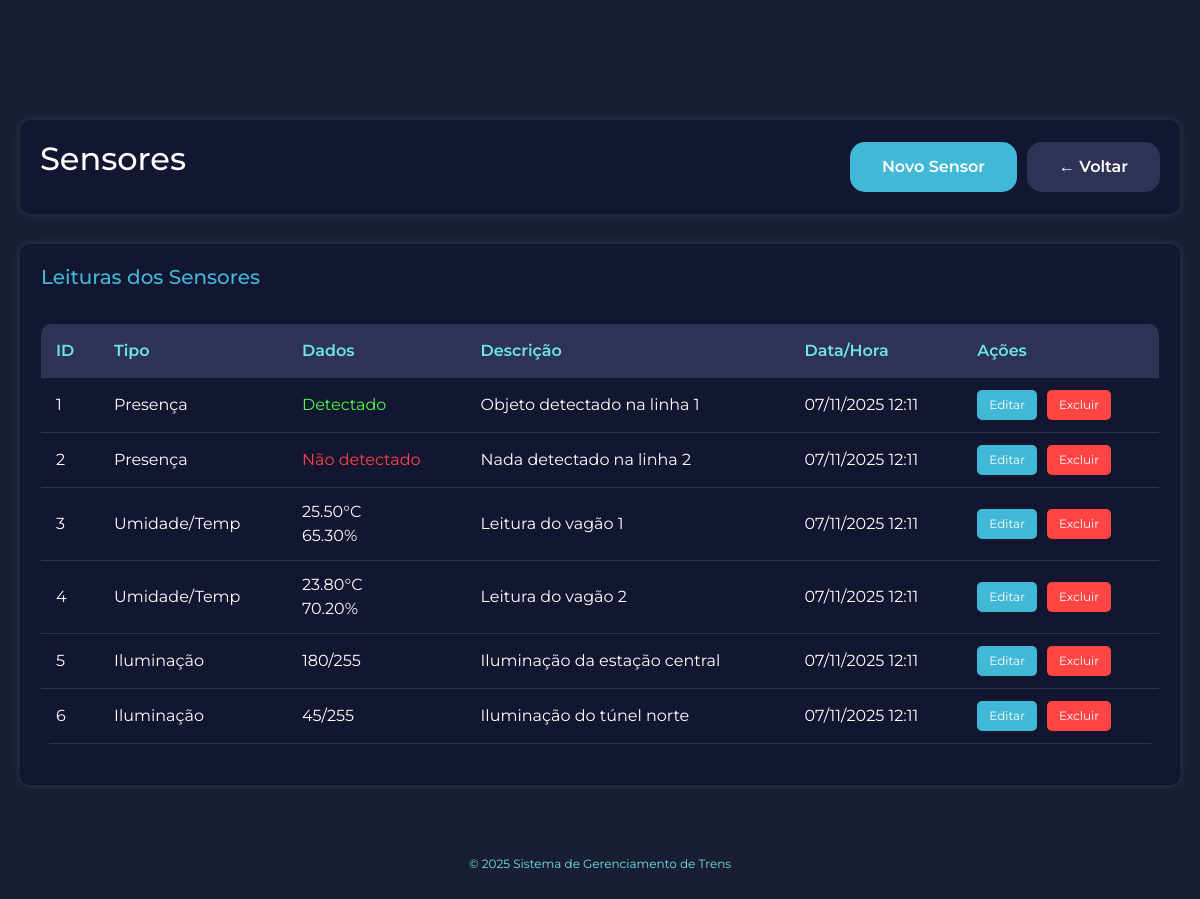
The page /sensores/listar.php (signed in) on the database its author committed.
### tables this page shows
CREATE TABLE sensores (
    id_sensor INT NOT NULL AUTO_INCREMENT PRIMARY KEY,
    tipo_sensor ENUM('presenca', 'umidade_temperatura', 'iluminacao') NOT NULL,
    
     
     
    presenca_detectada TINYINT(1) DEFAULT NULL,
    
     
    temperatura DECIMAL(5,2) DEFAULT NULL,   
    umidade DECIMAL(5,2) DEFAULT NULL,       
    
     
    nivel_iluminacao INT DEFAULT NULL,       
    
     
    descricao VARCHAR(200) DEFAULT NULL,
    timestamp_leitura TIMESTAMP DEFAULT CURRENT_TIMESTAMP,
    
    INDEX idx_tipo (tipo_sensor),
    INDEX idx_timestamp (timestamp_leitura)
);

### verificar_sessao.php (called while the page is built, shortened)
<?php
function estaLogado() {
    return isset($_SESSION['logado']) &&
           $_SESSION['logado'] === true &&
           isset($_SESSION['usuario_id']);
}
function ehAdmin() {
    return isset($_SESSION['usuario_tipo']) &&
           $_SESSION['usuario_tipo'] === 'admin';
}
?>

### config.php (called while the page is built, shortened)
<?php
function sanitizar($texto) {
    return htmlspecialchars($texto, ENT_QUOTES, 'UTF-8');
}
function formatarTimestamp($timestamp) {
    $dt = new DateTime($timestamp);
    return $dt->format('d/m/Y H:i');
}
?>

### sensores/listar.php (the view, shortened to what this page needs)
<?php
require_once '../verificar_sessao.php';
require_once '../config.php';
$ehAdmin = ehAdmin();
try {
    $sql = "SELECT * FROM sensores ORDER BY timestamp_leitura DESC";
    $stmt = $pdo->query($sql);
    $sensores = $stmt->fetchAll();
} catch(PDOException $e) {
    $erro = "Erro ao buscar sensores: " . $e->getMessage();
    $sensores = [];
}
?>
<!DOCTYPE html>
<html lang="pt-BR">
<head>
    <link href="https://cdn.jsdelivr.net/npm/bootstrap@5.3.8/dist/css/bootstrap.min.css" rel="stylesheet">
    <link rel="stylesheet" href="../css/estilo.css">
</head>
<body>
    <div class="container" style="padding-top: 120px;">
        <div class="header-dashboard">
            <h1>Sensores</h1>
            <?php if ($ehAdmin): ?>
            <div style="display: flex; gap: 10px;">
                <a href="cadastrar.php" class="botao botao-primario">Novo Sensor</a>
                <a href="../dashboard.php" class="botao botao-secundario">← Voltar</a>
            </div>
            <?php else: ?>
                <a href="../dashboard.php" class="botao botao-secundario">← Voltar</a>
            <?php endif; ?>
        </div>
        <div class="card">
            <h2>Leituras dos Sensores</h2>
            <?php if (empty($sensores)): ?>
                <p style="text-align: center; color: #6ce5e8; padding: 20px;">
                    Nenhum sensor cadastrado ainda.
                </p>
            <?php else: ?>
                <div class="tabela-container">
                    <table class="tabela">
                        <thead>
                            <tr>
                                <th>ID</th>
                                <th>Tipo</th>
                                <th>Dados</th>
                                <th>Descrição</th>
                                <th>Data/Hora</th>
                                <th>Ações</th>
                            </tr>
                        </thead>
                        <tbody>
                            <?php foreach($sensores as $sensor): ?>
                            <tr>
                                <td><?= $sensor['id_sensor'] ?></td>
                                <td>
                                    <?php
                                    $tipos = [
                                        'presenca' => 'Presença',
                                        'umidade_temperatura' => 'Umidade/Temp',
                                        'iluminacao' => 'Iluminação'
                                    ];
                                    echo $tipos[$sensor['tipo_sensor']] ?? $sensor['tipo_sensor'];
                                    ?>
                                </td>
                                <td>
                                    <?php
                                    if ($sensor['tipo_sensor'] == 'presenca') {
                                        echo $sensor['presenca_detectada'] ?
                                            '<span style="color: #44ff44;">Detectado</span>' :
                                            '<span style="color: #ff4444;">Não detectado</span>';
                                    } elseif ($sensor['tipo_sensor'] == 'umidade_temperatura') {
                                        echo "" . $sensor['temperatura'] . "°C<br>";
                                        echo "" . $sensor['umidade'] . "%";
                                    } elseif ($sensor['tipo_sensor'] == 'iluminacao') {
                                        echo "" . $sensor['nivel_iluminacao'] . "/255";
                                    }
                                    ?>
                                </td>
                                <td><?= sanitizar($sensor['descricao'] ?? '-') ?></td>
                                <td><?= formatarTimestamp($sensor['timestamp_leitura']) ?></td>
                                <td>
                                    <?php if ($ehAdmin): ?>
                                    <div class="tabela-acoes">
                                        <a href="editar.php?id=<?= $sensor['id_sensor'] ?>"
                                           class="btn-tabela btn-editar">
                                            Editar
                                        </a>
                                        <a href="excluir.php?id=<?= $sensor['id_sensor'] ?>"
                                           class="btn-tabela btn-excluir"
                                           onclick="return confirm('Tem certeza que deseja excluir este sensor?')">
                                            Excluir
                                        </a>
                                    </div>
                                    <?php else: ?>
                                        <span style="color: #6ce5e8;">-</span>
                                    <?php endif; ?>
                                </td>
                            </tr>
                            <?php endforeach; ?>
                        </tbody>
                    </table>
                </div>
            <?php endif; ?>
        </div>
        <div class="rodape">
            <p>© 2025 Sistema de Gerenciamento de Trens</p>
        </div>
    </div>
</body>
</html>

### css/estilo.css (style rules this page uses)
* { margin: 0; padding: 0; box-sizing: border-box; font-family: "Montserrat", sans-serif; }
body { background-color: #1a1e34; color: white; min-height: 100vh; }
.container { max-width: 1200px; margin: 0 auto; padding: 20px; }
h1 { color: white; font-size: 2rem; margin-bottom: 1rem; }
h2 { color: #41b8d5; font-size: 1.5rem; margin-bottom: 1rem; }
.botao { padding: 0.8rem 2rem; border: none; border-radius: 15px; cursor: pointer; font-size: 16px; font-weight: 600; transition: all 0.3s; text-decoration: none; display: inline-block; }
.botao-primario { background-color: #41b8d5; color: white; }
.botao-secundario { background-color: #2e3356; color: white; }
.header-dashboard { background-color: #131630; border-radius: 10px; padding: 20px; margin-bottom: 30px; display: flex; justify-content: space-between; align-items: center; box-shadow: 0px 0px 10px rgba(255, 255, 255, 0.1); flex-wrap: wrap; gap: 15px; }
.card { background-color: #131630; border-radius: 10px; padding: 20px; box-shadow: 0px 0px 10px rgba(255, 255, 255, 0.1); }
.card h2 { color: #41b8d5; margin-bottom: 15px; font-size: 20px; }
.tabela-container { overflow-x: auto; margin: 20px 0; }
.tabela { width: 100%; border-collapse: collapse; background-color: #131630; border-radius: 10px; overflow: hidden; }
.tabela thead { background-color: #2e3356; }
.tabela th { padding: 15px; text-align: left; color: #6ce5e8; font-weight: 600; }
.tabela td { padding: 12px 15px; border-bottom: 1px solid #2e3356; color: white; }
.tabela-acoes { display: flex; gap: 10px; flex-wrap: wrap; }
.btn-tabela { padding: 6px 12px; border: none; border-radius: 5px; cursor: pointer; font-size: 12px; text-decoration: none; display: inline-block; transition: all 0.2s; }
.btn-editar { background-color: #41b8d5; color: white; }
.btn-excluir { background-color: #ff4444; color: white; }
.rodape { text-align: center; margin-top: 50px; padding: 20px; color: #6ce5e8; font-size: 12px; }

### rows shown on the page
sensores: id_sensor "1", tipo_sensor "Presença", presenca_detectada "Detectado", descricao "Objeto detectado na linha 1", timestamp_leitura "07/11/2025 12:11"
sensores: id_sensor "2", tipo_sensor "Presença", presenca_detectada "Não detectado", descricao "Nada detectado na linha 2", timestamp_leitura "07/11/2025 12:11"
sensores: id_sensor "3", tipo_sensor "Umidade/Temp", temperatura "25.50", umidade "65.30", descricao "Leitura do vagão 1", timestamp_leitura "07/11/2025 12:11"
sensores: id_sensor "4", tipo_sensor "Umidade/Temp", temperatura "23.80", umidade "70.20", descricao "Leitura do vagão 2", timestamp_leitura "07/11/2025 12:11"
sensores: id_sensor "5", tipo_sensor "Iluminação", nivel_iluminacao "180", descricao "Iluminação da estação central", timestamp_leitura "07/11/2025 12:11"
sensores: id_sensor "6", tipo_sensor "Iluminação", nivel_iluminacao "45", descricao "Iluminação do túnel norte", timestamp_leitura "07/11/2025 12:11"
